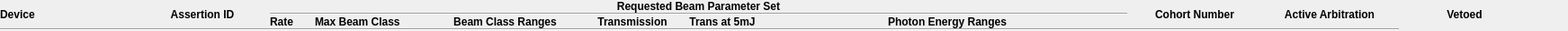
<?xml version="1.0" encoding="UTF-8"?>
<ui version="4.0">
 <class>Form</class>
 <widget class="QWidget" name="Form">
  <property name="geometry">
   <rect>
    <x>0</x>
    <y>0</y>
    <width>1555</width>
    <height>47</height>
   </rect>
  </property>
  <property name="minimumSize">
   <size>
    <width>1555</width>
    <height>47</height>
   </size>
  </property>
  <property name="maximumSize">
   <size>
    <width>1559</width>
    <height>47</height>
   </size>
  </property>
  <property name="windowTitle">
   <string>Form</string>
  </property>
  <layout class="QVBoxLayout" name="verticalLayout_2">
   <property name="spacing">
    <number>0</number>
   </property>
   <property name="sizeConstraint">
    <enum>QLayout::SetFixedSize</enum>
   </property>
   <property name="leftMargin">
    <number>0</number>
   </property>
   <property name="topMargin">
    <number>0</number>
   </property>
   <property name="rightMargin">
    <number>0</number>
   </property>
   <property name="bottomMargin">
    <number>0</number>
   </property>
   <item>
    <layout class="QHBoxLayout" name="horizontalLayout_3">
     <property name="spacing">
      <number>0</number>
     </property>
     <property name="sizeConstraint">
      <enum>QLayout::SetFixedSize</enum>
     </property>
     <item>
      <widget class="QLabel" name="label_8">
       <property name="minimumSize">
        <size>
         <width>150</width>
         <height>0</height>
        </size>
       </property>
       <property name="maximumSize">
        <size>
         <width>150</width>
         <height>16777215</height>
        </size>
       </property>
       <property name="font">
        <font>
         <weight>75</weight>
         <bold>true</bold>
        </font>
       </property>
       <property name="text">
        <string>Device</string>
       </property>
       <property name="alignment">
        <set>Qt::AlignLeading|Qt::AlignLeft|Qt::AlignVCenter</set>
       </property>
      </widget>
     </item>
     <item>
      <widget class="QLabel" name="label_5">
       <property name="minimumSize">
        <size>
         <width>150</width>
         <height>0</height>
        </size>
       </property>
       <property name="maximumSize">
        <size>
         <width>150</width>
         <height>16777215</height>
        </size>
       </property>
       <property name="font">
        <font>
         <weight>75</weight>
         <bold>true</bold>
        </font>
       </property>
       <property name="text">
        <string>Assertion ID</string>
       </property>
       <property name="alignment">
        <set>Qt::AlignCenter</set>
       </property>
      </widget>
     </item>
     <item>
      <layout class="QVBoxLayout" name="verticalLayout">
       <property name="spacing">
        <number>0</number>
       </property>
       <property name="sizeConstraint">
        <enum>QLayout::SetFixedSize</enum>
       </property>
       <item>
        <widget class="QLabel" name="label_4">
         <property name="minimumSize">
          <size>
           <width>200</width>
           <height>0</height>
          </size>
         </property>
         <property name="maximumSize">
          <size>
           <width>16777215</width>
           <height>16777215</height>
          </size>
         </property>
         <property name="font">
          <font>
           <weight>75</weight>
           <bold>true</bold>
          </font>
         </property>
         <property name="text">
          <string>Requested Beam Parameter Set</string>
         </property>
         <property name="alignment">
          <set>Qt::AlignCenter</set>
         </property>
        </widget>
       </item>
       <item>
        <widget class="Line" name="line_2">
         <property name="orientation">
          <enum>Qt::Horizontal</enum>
         </property>
        </widget>
       </item>
       <item>
        <layout class="QHBoxLayout" name="horizontalLayout">
         <property name="spacing">
          <number>0</number>
         </property>
         <property name="sizeConstraint">
          <enum>QLayout::SetFixedSize</enum>
         </property>
         <item>
          <widget class="QLabel" name="rate_header">
           <property name="sizePolicy">
            <sizepolicy hsizetype="Fixed" vsizetype="Preferred">
             <horstretch>0</horstretch>
             <verstretch>0</verstretch>
            </sizepolicy>
           </property>
           <property name="minimumSize">
            <size>
             <width>50</width>
             <height>0</height>
            </size>
           </property>
           <property name="maximumSize">
            <size>
             <width>50</width>
             <height>16777215</height>
            </size>
           </property>
           <property name="font">
            <font>
             <weight>75</weight>
             <bold>true</bold>
            </font>
           </property>
           <property name="text">
            <string>Rate</string>
           </property>
           <property name="alignment">
            <set>Qt::AlignLeading|Qt::AlignLeft|Qt::AlignVCenter</set>
           </property>
          </widget>
         </item>
         <item>
          <widget class="QLabel" name="beamclass_header">
           <property name="sizePolicy">
            <sizepolicy hsizetype="Fixed" vsizetype="Preferred">
             <horstretch>0</horstretch>
             <verstretch>0</verstretch>
            </sizepolicy>
           </property>
           <property name="minimumSize">
            <size>
             <width>120</width>
             <height>0</height>
            </size>
           </property>
           <property name="maximumSize">
            <size>
             <width>120</width>
             <height>16777215</height>
            </size>
           </property>
           <property name="font">
            <font>
             <weight>75</weight>
             <bold>true</bold>
            </font>
           </property>
           <property name="text">
            <string>Max Beam Class</string>
           </property>
           <property name="alignment">
            <set>Qt::AlignLeading|Qt::AlignLeft|Qt::AlignVCenter</set>
           </property>
          </widget>
         </item>
         <item>
          <widget class="QLabel" name="beamclass_ranges_header">
           <property name="minimumSize">
            <size>
             <width>183</width>
             <height>0</height>
            </size>
           </property>
           <property name="maximumSize">
            <size>
             <width>183</width>
             <height>16777215</height>
            </size>
           </property>
           <property name="font">
            <font>
             <weight>75</weight>
             <bold>true</bold>
            </font>
           </property>
           <property name="text">
            <string>Beam Class Ranges</string>
           </property>
           <property name="alignment">
            <set>Qt::AlignCenter</set>
           </property>
          </widget>
         </item>
         <item>
          <widget class="QLabel" name="trans_header">
           <property name="sizePolicy">
            <sizepolicy hsizetype="Fixed" vsizetype="Preferred">
             <horstretch>0</horstretch>
             <verstretch>0</verstretch>
            </sizepolicy>
           </property>
           <property name="minimumSize">
            <size>
             <width>100</width>
             <height>0</height>
            </size>
           </property>
           <property name="maximumSize">
            <size>
             <width>100</width>
             <height>16777215</height>
            </size>
           </property>
           <property name="font">
            <font>
             <weight>75</weight>
             <bold>true</bold>
            </font>
           </property>
           <property name="text">
            <string>Transmission</string>
           </property>
           <property name="alignment">
            <set>Qt::AlignCenter</set>
           </property>
          </widget>
         </item>
         <item>
          <widget class="QLabel" name="trans_5mj_header">
           <property name="sizePolicy">
            <sizepolicy hsizetype="Fixed" vsizetype="Preferred">
             <horstretch>0</horstretch>
             <verstretch>0</verstretch>
            </sizepolicy>
           </property>
           <property name="minimumSize">
            <size>
             <width>100</width>
             <height>0</height>
            </size>
           </property>
           <property name="maximumSize">
            <size>
             <width>100</width>
             <height>16777215</height>
            </size>
           </property>
           <property name="font">
            <font>
             <weight>75</weight>
             <bold>true</bold>
            </font>
           </property>
           <property name="text">
            <string>Trans at 5mJ</string>
           </property>
           <property name="alignment">
            <set>Qt::AlignCenter</set>
           </property>
          </widget>
         </item>
         <item>
          <widget class="QLabel" name="label_11">
           <property name="sizePolicy">
            <sizepolicy hsizetype="Fixed" vsizetype="Preferred">
             <horstretch>0</horstretch>
             <verstretch>0</verstretch>
            </sizepolicy>
           </property>
           <property name="minimumSize">
            <size>
             <width>400</width>
             <height>0</height>
            </size>
           </property>
           <property name="maximumSize">
            <size>
             <width>400</width>
             <height>16777215</height>
            </size>
           </property>
           <property name="font">
            <font>
             <weight>75</weight>
             <bold>true</bold>
            </font>
           </property>
           <property name="text">
            <string>Photon Energy Ranges</string>
           </property>
           <property name="alignment">
            <set>Qt::AlignCenter</set>
           </property>
          </widget>
         </item>
        </layout>
       </item>
      </layout>
     </item>
     <item>
      <widget class="QLabel" name="label_6">
       <property name="sizePolicy">
        <sizepolicy hsizetype="Fixed" vsizetype="Preferred">
         <horstretch>0</horstretch>
         <verstretch>0</verstretch>
        </sizepolicy>
       </property>
       <property name="minimumSize">
        <size>
         <width>150</width>
         <height>0</height>
        </size>
       </property>
       <property name="maximumSize">
        <size>
         <width>150</width>
         <height>16777215</height>
        </size>
       </property>
       <property name="font">
        <font>
         <weight>75</weight>
         <bold>true</bold>
        </font>
       </property>
       <property name="text">
        <string>Cohort Number</string>
       </property>
       <property name="alignment">
        <set>Qt::AlignCenter</set>
       </property>
       <property name="wordWrap">
        <bool>false</bool>
       </property>
      </widget>
     </item>
     <item>
      <widget class="QLabel" name="label_7">
       <property name="sizePolicy">
        <sizepolicy hsizetype="Fixed" vsizetype="Preferred">
         <horstretch>0</horstretch>
         <verstretch>0</verstretch>
        </sizepolicy>
       </property>
       <property name="minimumSize">
        <size>
         <width>150</width>
         <height>0</height>
        </size>
       </property>
       <property name="maximumSize">
        <size>
         <width>150</width>
         <height>16777215</height>
        </size>
       </property>
       <property name="font">
        <font>
         <weight>75</weight>
         <bold>true</bold>
        </font>
       </property>
       <property name="text">
        <string>Active Arbitration</string>
       </property>
       <property name="alignment">
        <set>Qt::AlignCenter</set>
       </property>
       <property name="wordWrap">
        <bool>false</bool>
       </property>
      </widget>
     </item>
     <item>
      <widget class="QLabel" name="label">
       <property name="sizePolicy">
        <sizepolicy hsizetype="Fixed" vsizetype="Preferred">
         <horstretch>0</horstretch>
         <verstretch>0</verstretch>
        </sizepolicy>
       </property>
       <property name="minimumSize">
        <size>
         <width>150</width>
         <height>0</height>
        </size>
       </property>
       <property name="maximumSize">
        <size>
         <width>150</width>
         <height>16777215</height>
        </size>
       </property>
       <property name="font">
        <font>
         <weight>75</weight>
         <bold>true</bold>
        </font>
       </property>
       <property name="text">
        <string>Vetoed</string>
       </property>
       <property name="alignment">
        <set>Qt::AlignCenter</set>
       </property>
       <property name="wordWrap">
        <bool>false</bool>
       </property>
      </widget>
     </item>
     <item>
      <spacer name="horizontalSpacer">
       <property name="orientation">
        <enum>Qt::Horizontal</enum>
       </property>
       <property name="sizeHint" stdset="0">
        <size>
         <width>40</width>
         <height>20</height>
        </size>
       </property>
      </spacer>
     </item>
    </layout>
   </item>
   <item>
    <widget class="Line" name="line">
     <property name="sizePolicy">
      <sizepolicy hsizetype="Maximum" vsizetype="Fixed">
       <horstretch>0</horstretch>
       <verstretch>0</verstretch>
      </sizepolicy>
     </property>
     <property name="minimumSize">
      <size>
       <width>100</width>
       <height>0</height>
      </size>
     </property>
     <property name="maximumSize">
      <size>
       <width>1555</width>
       <height>16777215</height>
      </size>
     </property>
     <property name="orientation">
      <enum>Qt::Horizontal</enum>
     </property>
    </widget>
   </item>
  </layout>
 </widget>
 <resources/>
 <connections/>
</ui>
